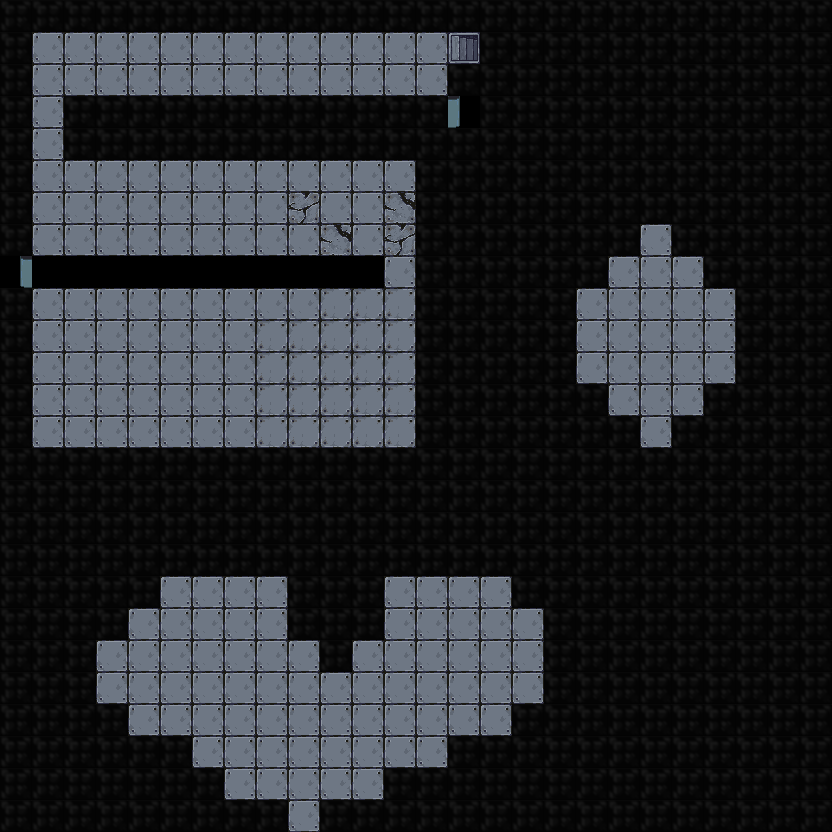

This is a level from a 2D game, rendered from its Tiled map with the project's own tilesets. A one-line summary and the map file follow, with tile-layer data summarised:
An orthogonal 26x26 tile map with 32x32 px tiles, 1 tile layer (background), 2 tilesets and 115 objects (88x tile, 6x path, 2x triggerable, 2x portal, 2x computer_terminal, ...).

<map version="1.4" tiledversion="1.4.3" orientation="orthogonal" renderorder="right-down" width="26" height="26" tilewidth="32" tileheight="32" infinite="0" nextlayerid="4" nextobjectid="191">
 <properties>
  <property name="player_bomb_count" type="int" value="5" />
 </properties>
 <tileset firstgid="1" source="mr-figs.tsx" />
 <tileset firstgid="1711" source="newtiledsheet-32.tsx" />
 <layer id="1" name="background" width="26" height="26">
  <data>[676 cells, 665 non-empty, 9 distinct tile ids]</data>
 </layer>
 <objectgroup id="2" name="objects">
  <object id="1" type="scene_switching_tile" gid="269" x="448" y="64" width="32" height="32">
   <properties>
    <property name="scene" value="level-2.tmx" />
   </properties>
  </object>
  <object id="33" type="tile" gid="88" x="448" y="96" width="32" height="32" />
  <object id="47" type="pressure_plate" gid="120" x="192" y="256" width="32" height="32" />
  <object id="34" type="tile" gid="129" x="480" y="64" width="32" height="32" />
  <object id="43" type="moveable_tile" gid="116" x="256" y="96" width="32" height="32" />
  <object id="44" type="destructible" gid="117" x="384" y="64" width="32" height="32" />
  <object id="42" type="actor" gid="495" x="32" y="64" width="32" height="32" />
  <object id="51" type="video_tape" gid="544" x="352" y="256" width="32" height="32" />
  <object id="52" type="triggerable" gid="233" x="320" y="64" width="32" height="32">
   <properties>
    <property name="triggered_id" type="int" value="1" />
   </properties>
  </object>
  <object id="53" type="triggerable" gid="233" x="320" y="96" width="32" height="32">
   <properties>
    <property name="triggered_id" type="int" value="1" />
   </properties>
  </object>
  <object id="54" type="portal" gid="122" x="32" y="256" width="32" height="32">
   <properties>
    <property name="portal_id" type="int" value="1" />
    <property name="travels_to_portal_id" type="int" value="2" />
   </properties>
  </object>
  <object id="55" type="portal" gid="122" x="224" y="192" width="32" height="32">
   <properties>
    <property name="portal_id" type="int" value="2" />
    <property name="travels_to_portal_id" type="int" value="1" />
   </properties>
  </object>
  <object id="56" type="barrel_left" gid="1852" x="192" y="320" width="32" height="32" />
  <object id="57" type="tile" gid="129" x="32" y="288" width="32" height="32" />
  <object id="58" type="tile" gid="129" x="64" y="288" width="32" height="32" />
  <object id="59" type="tile" gid="129" x="96" y="288" width="32" height="32" />
  <object id="60" type="tile" gid="129" x="128" y="288" width="32" height="32" />
  <object id="61" type="tile" gid="129" x="160" y="288" width="32" height="32" />
  <object id="62" type="tile" gid="129" x="192" y="288" width="32" height="32" />
  <object id="63" type="tile" gid="129" x="224" y="288" width="32" height="32" />
  <object id="64" type="tile" gid="129" x="256" y="288" width="32" height="32" />
  <object id="65" type="tile" gid="129" x="32" y="480" width="32" height="32" />
  <object id="66" type="tile" gid="129" x="64" y="480" width="32" height="32" />
  <object id="67" type="tile" gid="129" x="96" y="480" width="32" height="32" />
  <object id="68" type="tile" gid="129" x="128" y="480" width="32" height="32" />
  <object id="69" type="tile" gid="129" x="160" y="480" width="32" height="32" />
  <object id="70" type="tile" gid="129" x="192" y="480" width="32" height="32" />
  <object id="71" type="tile" gid="129" x="224" y="480" width="32" height="32" />
  <object id="72" type="tile" gid="129" x="256" y="480" width="32" height="32" />
  <object id="73" type="tile" gid="129" x="288" y="480" width="32" height="32" />
  <object id="74" type="tile" gid="129" x="320" y="480" width="32" height="32" />
  <object id="75" type="tile" gid="129" x="352" y="480" width="32" height="32" />
  <object id="76" type="tile" gid="129" x="384" y="480" width="32" height="32" />
  <object id="77" type="tile" gid="129" x="288" y="288" width="32" height="32" />
  <object id="78" type="tile" gid="129" x="320" y="288" width="32" height="32" />
  <object id="79" type="tile" gid="129" x="352" y="288" width="32" height="32" />
  <object id="80" type="tile" gid="129" x="224" y="320" width="32" height="32" />
  <object id="81" type="tile" gid="129" x="224" y="352" width="32" height="32" />
  <object id="82" type="tile" gid="129" x="224" y="384" width="32" height="32" />
  <object id="83" type="tile" gid="129" x="224" y="416" width="32" height="32" />
  <object id="84" type="tile" gid="129" x="224" y="384" width="32" height="32" />
  <object id="85" type="tile" gid="129" x="32" y="320" width="32" height="32" />
  <object id="86" type="tile" gid="129" x="32" y="352" width="32" height="32" />
  <object id="87" type="tile" gid="129" x="32" y="384" width="32" height="32" />
  <object id="88" type="tile" gid="129" x="32" y="416" width="32" height="32" />
  <object id="89" type="tile" gid="129" x="32" y="448" width="32" height="32" />
  <object id="90" type="computer_terminal" gid="1803" x="256" y="320" width="32" height="32">
   <properties>
    <property name="minigame" value="hunt" />
   </properties>
  </object>
  <object id="91" type="computer_terminal" gid="1803" x="288" y="320" width="32" height="32">
   <properties>
    <property name="minigame" value="lines" />
   </properties>
  </object>
  <object id="93" type="barrel_right" gid="1853" x="64" y="352" width="32" height="32" />
  <object id="94" type="laser_up" gid="1851" x="64" y="448" width="32" height="32">
   <properties>
    <property name="follows_path_id" type="int" value="1" />
   </properties>
  </object>
  <object id="101" type="enemy_bombable" gid="46" x="160" y="736" width="32" height="32">
   <properties>
    <property name="follows_path_id" type="int" value="4" />
   </properties>
  </object>
  <object id="103" type="tile" gid="129" x="160" y="128" width="32" height="32" />
  <object id="104" type="tile" gid="129" x="192" y="128" width="32" height="32" />
  <object id="105" type="tile" gid="129" x="224" y="128" width="32" height="32" />
  <object id="106" type="tile" gid="129" x="256" y="128" width="32" height="32" />
  <object id="107" type="tile" gid="129" x="288" y="128" width="32" height="32" />
  <object id="108" type="tile" gid="129" x="320" y="128" width="32" height="32" />
  <object id="109" type="tile" gid="129" x="352" y="128" width="32" height="32" />
  <object id="110" type="tile" gid="129" x="384" y="128" width="32" height="32" />
  <object id="111" type="tile" gid="129" x="416" y="128" width="32" height="32" />
  <object id="112" type="tile" gid="129" x="160" y="32" width="32" height="32" />
  <object id="114" type="tile" gid="129" x="224" y="32" width="32" height="32" />
  <object id="115" type="tile" gid="129" x="256" y="32" width="32" height="32" />
  <object id="116" type="tile" gid="129" x="288" y="32" width="32" height="32" />
  <object id="117" type="tile" gid="129" x="64" y="32" width="32" height="32" />
  <object id="118" type="tile" gid="129" x="96" y="32" width="32" height="32" />
  <object id="119" type="tile" gid="129" x="128" y="32" width="32" height="32" />
  <object id="120" type="tile" gid="129" x="64" y="128" width="32" height="32" />
  <object id="121" type="tile" gid="129" x="96" y="128" width="32" height="32" />
  </objectgroup>
 <objectgroup id="3" name="paths">
  <!-- 6 objects omitted --></objectgroup>
</map>
<!-- 46 of 115 objects omitted -->
